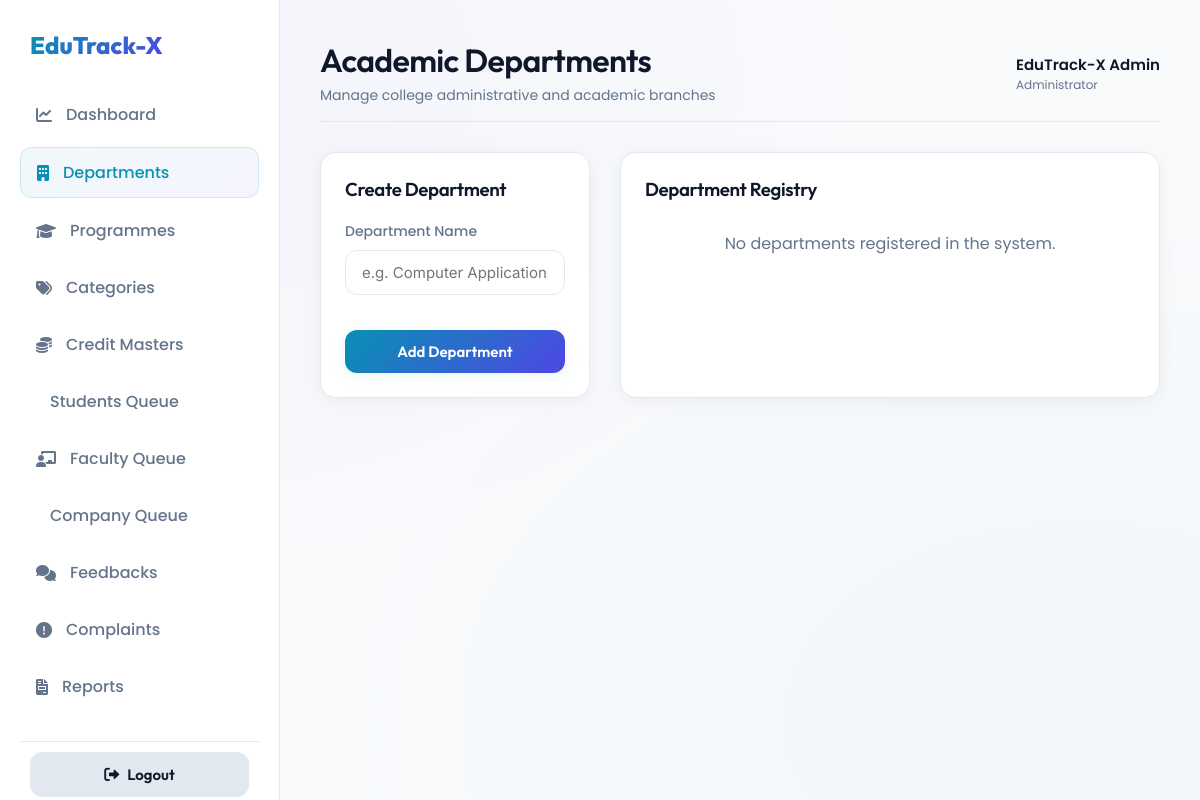
/Administrator/Department/ (signed in), run on an earlier commit of the app's database.
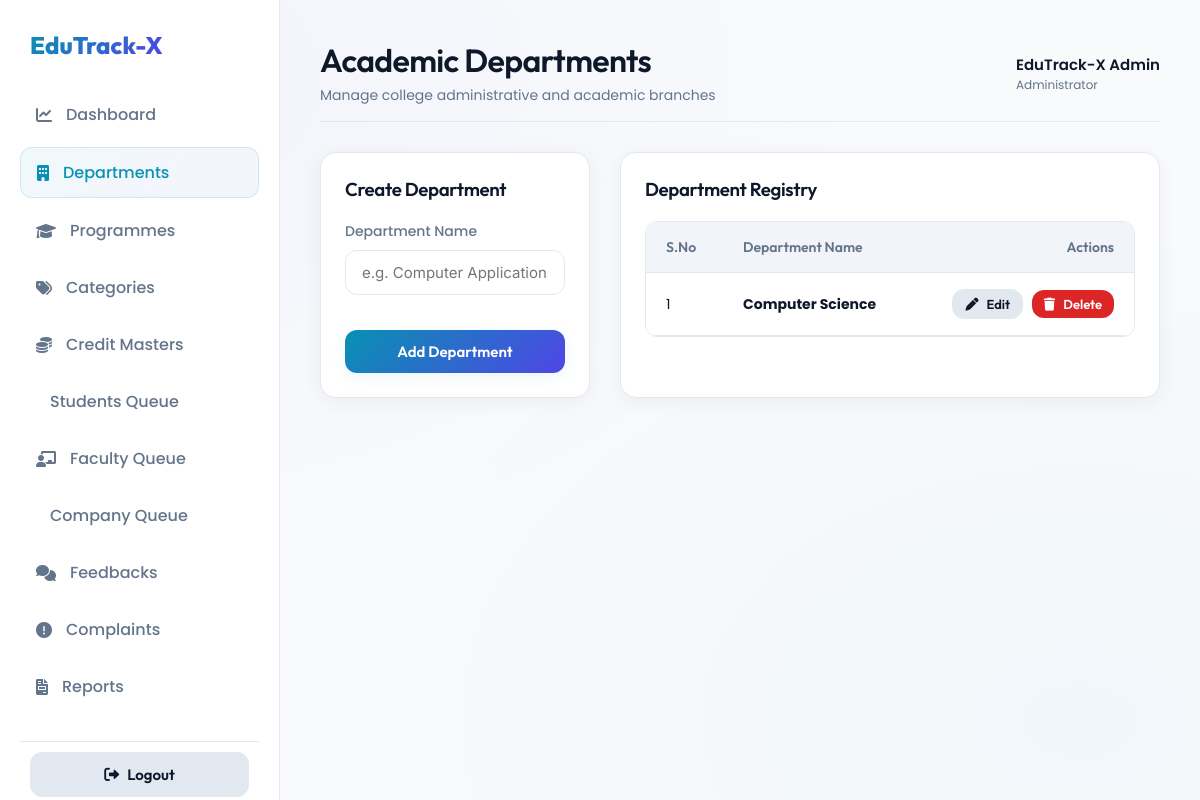
And on a later commit of the database.
### Administrator/models.py (models this page shows)
class tbl_department(models.Model):
    department_id = models.AutoField(primary_key=True)
    department_name = models.CharField(max_length=100)
    department_status = models.IntegerField(default=1) # 1 = Active, 0 = Inactive

### Administrator/views.py (the view)
# urls.py: path('Department/', views.Department, name='Department'),
def Department(request):
    if 'aid' not in request.session:
        return redirect('Guest:Login')
    departments = tbl_department.objects.all()
    if request.method == 'POST':
        name = request.POST.get('txt_name')
        tbl_department.objects.create(department_name=name)
        log_action('Admin', request.session['aid'], 'Department', f"Added Department: {name}")
        return redirect('Administrator:Department')
    return render(request, 'Administrator/Department.html', {'departments': departments})

### Administrator/Templates/Administrator/Department.html (shortened to what this page needs)
{% extends 'Administrator/AdminBase.html' %}
{% block header_title %}Academic Departments{% endblock %}
{% block header_subtitle %}Manage college administrative and academic branches{% endblock %}
{% block active_dept %}active{% endblock %}
{% block content %}
<div style="display: grid; grid-template-columns: 1fr 2fr; gap: 30px;">
    <div class="glass-card">
        <h3>{% if editdata %}Edit Department{% else %}Create Department{% endif %}</h3>
        <form action="" method="post" style="margin-top: 20px;">
            <div class="form-group">
                <label class="form-label" for="txt_name">Department Name</label>
                <input class="form-control" type="text" name="txt_name" id="txt_name" required value="{{ editdata.department_name }}" placeholder="e.g. Computer Applications">
            </div>
            <button type="submit" class="btn btn-primary" style="width: 100%; margin-top: 15px;">
                {% if editdata %}Save Changes{% else %}Add Department{% endif %}
            </button>
        </form>
    </div>
    <div class="glass-card">
        <h3>Department Registry</h3>
        {% if departments %}
        <div class="custom-table-container">
            <table class="custom-table">
                <thead>
                    <tr>
                        <th>S.No</th>
                        <th>Department Name</th>
                        <th style="text-align: right;">Actions</th>
                    </tr>
                </thead>
                <tbody>
                    {% for d in departments %}
                    <tr>
                        <td>{{ forloop.counter }}</td>
                        <td><strong>{{ d.department_name }}</strong></td>
                        <td style="text-align: right;">
                            <a href="{% url 'Administrator:edit_department' d.department_id %}" class="btn btn-secondary" style="padding: 6px 12px; font-size: 13px; margin-right: 5px;">
                                <i class="fa-solid fa-pen"></i> Edit
                            </a>
                            <a href="{% url 'Administrator:del_department' d.department_id %}" onclick="return confirm('Are you sure you want to delete this department?')" class="btn btn-danger" style="padding: 6px 12px; font-size: 13px;">
                                <i class="fa-solid fa-trash"></i> Delete
                            </a>
                        </td>
                    </tr>
                    {% endfor %}
                </tbody>
            </table>
        </div>
        {% else %}
        <p style="color: var(--text-muted); text-align: center; margin-top: 30px;">No departments registered in the system.</p>
        {% endif %}
    </div>
</div>
{% endblock %}

What changed in the data, as far as the page shows it:
added tbl_department: department_name "Computer Science"
Also different on the page:
text no longer shown: "No departments registered in the system."
text now shown: "S.No Department Name Actions"
